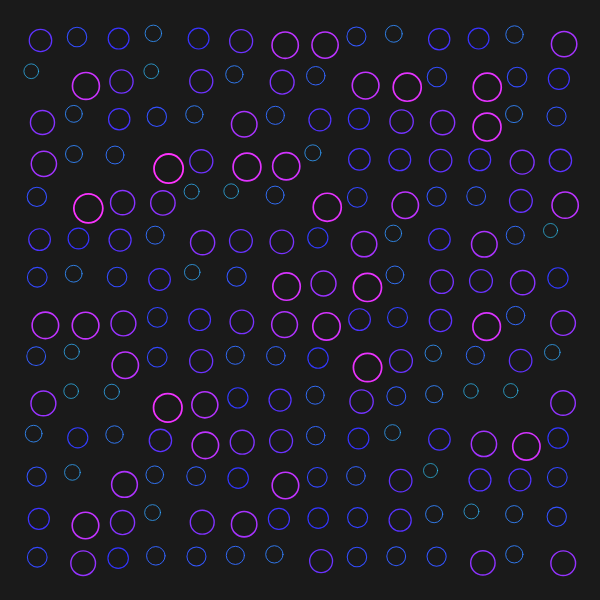
Frame 1 (no input)
Frame 2 (the mouse pressed at the canvas centre, redrawn once): identical to frame 1, image omitted

The p5.js sketch that drew this single still picture (run headless with seeded random() and noise() and a simulated clock; the mouse was pressed at the canvas centre and the sketch redrawn once):

// p5.js sketch
// ── sketch.js
// Vibrant Organic Noise Grid

let spacing = 40;      // distance between grid points
let noiseScale = 0.05; // controls smoothness of noise

function setup() {
  createCanvas(600, 600);
  colorMode(HSB, 360, 100, 100, 100);
  noLoop(); // static sketch
  generateGrid();
}

function draw() {
  // draw() is intentionally empty
}

// Generates the full grid composition
function generateGrid() {
  background(10); // dark background

  // Loop through grid
  for (let x = spacing; x < width; x += spacing) {
    for (let y = spacing; y < height; y += spacing) {

      // Perlin noise values
      let n = noise(x * noiseScale, y * noiseScale);

      // Organic offsets
      let offset = map(n, 0, 1, -12, 12);

      // Circle size based on noise
      let size = map(n, 0, 1, 12, 32);

      // Colour variation
      let hue = map(n, 0, 1, 180, 320);
      let saturation = 80;
      let brightness = 100;

      stroke(hue, saturation, brightness);
      strokeWeight(map(n, 0, 1, 0.5, 2));
      noFill();

      ellipse(x + offset, y + offset, size, size);
    }
  }
}

// Keyboard interaction
function keyPressed() {
  if (key === 'r' || key === 'R') {
    noiseSeed(int(random(10000))); // new noise pattern
    redraw();
  }
}

// ── style.css
body {
  margin: 0;
  padding: 0;
  background: #111;
  color: #eee;
  font-family: Arial, Helvetica, sans-serif;
  text-align: center;
}

canvas {
  display: block;
  margin: 40px auto;
}
